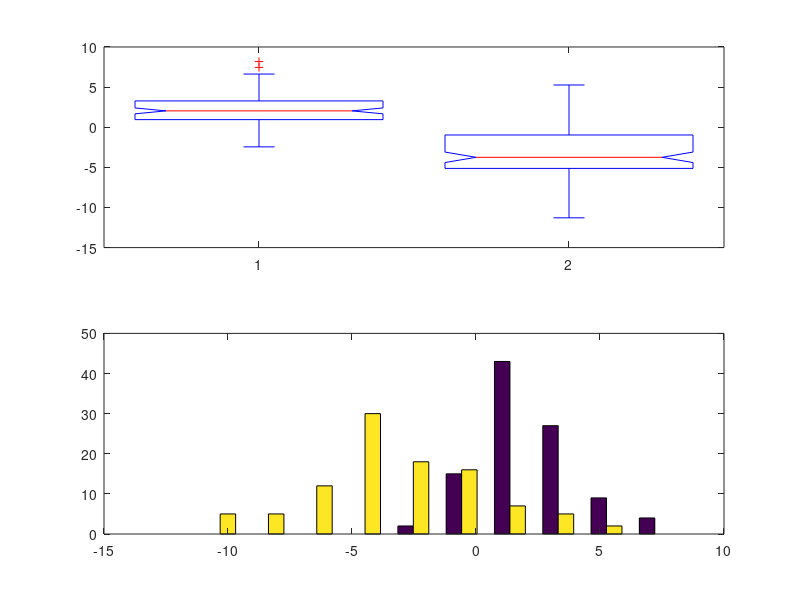

MATLAB code to generate this figure:
pkg load statistics

x1=2*(randn(100,1)+1);
x2=3*(randn(100,1)-1);
z=[x1 x2];
subplot(211);
boxplot(z,1);
subplot(212);
hist(z);
